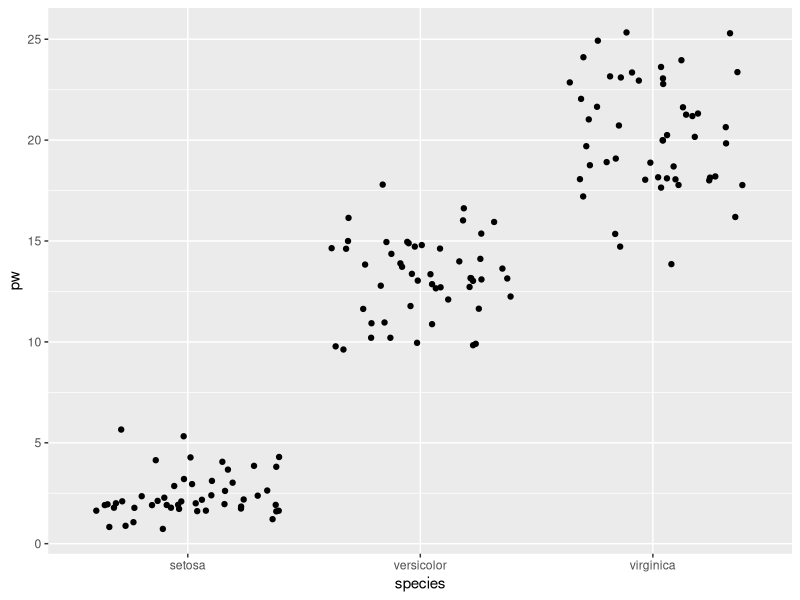
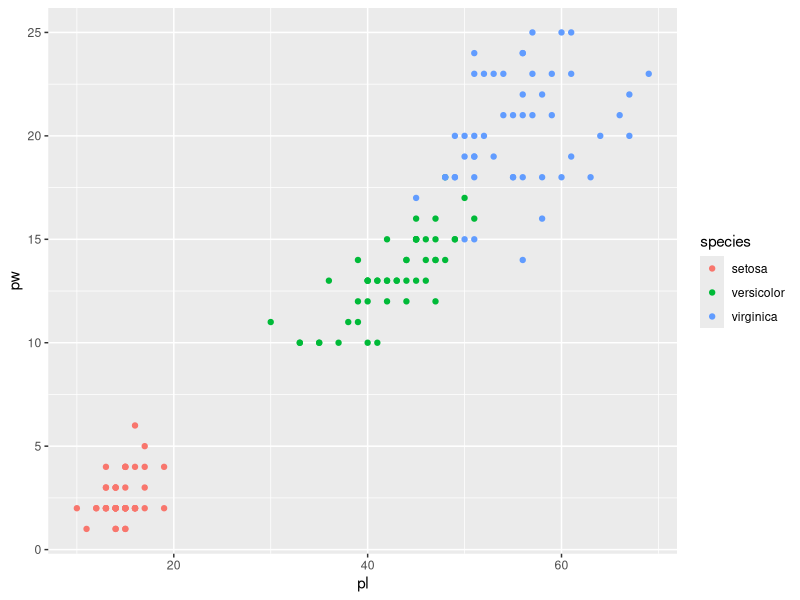

Here is the R script that generated these plots, in order:
## ---- chunk 1
library(tidyverse)
library(dplyr)
library(ggplot2)
## ---- chunk 2
iris
iris <- as_tibble(iris) # so it prints a little nicer
iris
## ---- chunk 3
i1<-rename(iris, sepal_length = Sepal.Length, sepal_width = Sepal.Width, petal_length = Petal.Length, petal_width = Petal.Width, species = Species)
i1
## ---- chunk 4
select(i1, sepal_length,sepal_width,petal_length,petal_width)
i1
i2<-mutate(i1, sl = sepal_length* 10, sw = sepal_width*10,pl = petal_length*10, pw = petal_width*10  )
i2
## ---- chunk 5
i3 <- mutate(i2 , sepal_area = sl*sw, petal_area=pl*pw)
i4 <-select(i3,sepal_area,petal_area, species)
## ---- chunk 6
i5 <- select(i3,sl)
i5


 summarize(i5,sampl_size = n(),
          maximum = max(sl),
          minimum = min(sl),
          iqr = IQR(sl),
          med = median(sl),
          range=maximum-minimum,
          q1 = quantile(sl, probs = 0.25),
          q3 = quantile(sl,probs = 0.75))
## ---- chunk 7
i6 <- select(i3,sw)
summarize(i6,sample_size = n(),
          Mean = mean(sw),
          SD = sd(sw),
          sem = SD / sqrt(sample_size),
          ci_upper_limit = Mean + 1.96 * sem,
          ci_lower_limit = Mean - 1.96 * sem,
          variance = var(sw))

## ---- chunk 8
ggplot(data = i3) +
  geom_jitter(mapping = aes(x = species, y = pw)) 
## ---- chunk 9
pw_summary <-
  summarize(
    i3, 
    mean_pw= mean(pw),
    sem = sd(pw) / sqrt(n()),
    ci_upper_limit = mean_pw + 1.96 * sem,
    ci_lower_limit = mean_pw - 1.96 * sem
  )
## ---- chunk 10
ggplot(data = i3) +
  geom_point(mapping = aes(x = pl, y = pw, color = species))
